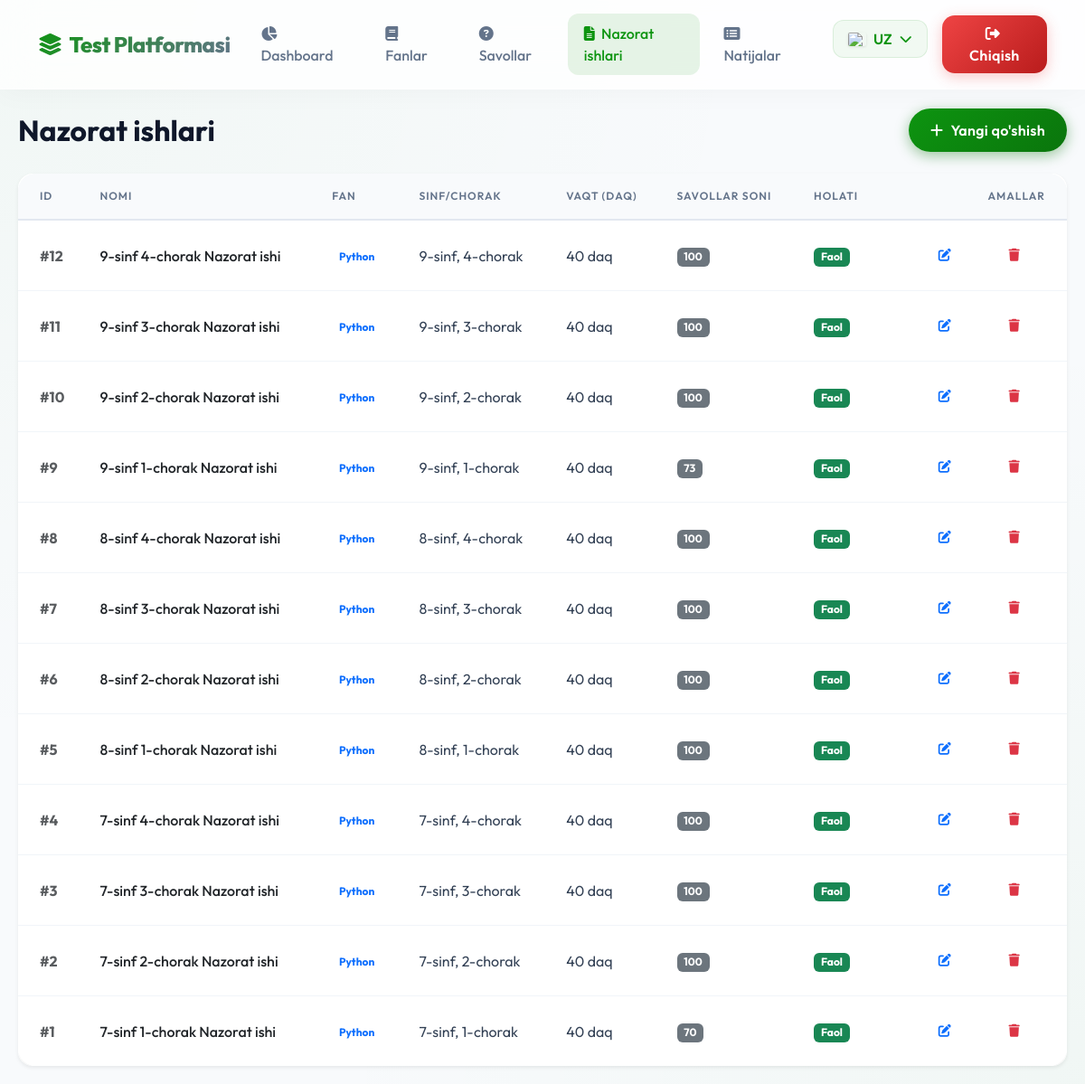
The page /admin/control_works (signed in) on the database as committed earlier.
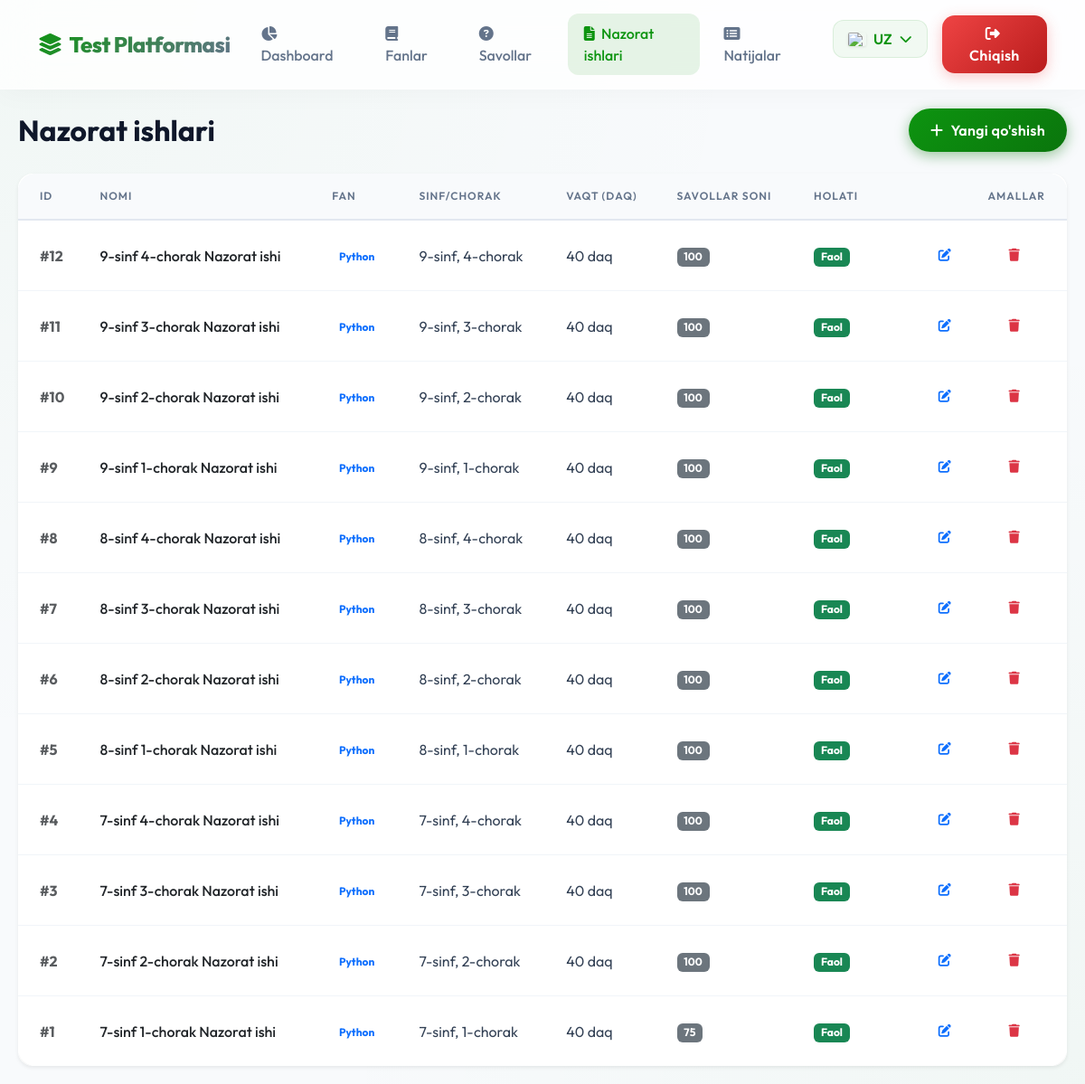
The same page on the database as committed later.
### models.py (models this page shows)
class ControlWork(db.Model):
    id = db.Column(db.Integer, primary_key=True)
    title = db.Column(db.String(100), nullable=False)
    subject_id = db.Column(db.Integer, db.ForeignKey('subject.id'), nullable=False)
    grade = db.Column(db.Integer, nullable=False)
    quarter = db.Column(db.Integer, nullable=False)
    time_limit = db.Column(db.Integer, default=40) # in minutes
    is_active = db.Column(db.Boolean, default=True)
    created_at = db.Column(db.DateTime, default=datetime.utcnow)
    subject = db.relationship('Subject', backref='control_works')
    questions = db.relationship('Question', secondary=control_work_questions, lazy='subquery',
        backref=db.backref('control_works', lazy=True))

class Subject(db.Model):
    id = db.Column(db.Integer, primary_key=True)
    name = db.Column(db.String(50), nullable=False)
    name_ru = db.Column(db.String(50))
    name_en = db.Column(db.String(50))
    grades = db.Column(db.String(20), nullable=False)  # "5,6" yoki "7,8,9"
    is_protected = db.Column(db.Boolean, default=False) # Anti-cheat protection

### routes/admin.py (the view)
@admin_bp.route('/control_works')
def control_works():
    cws = ControlWork.query.order_by(ControlWork.created_at.desc()).all()
    return render_template('admin_control_works.html', control_works=cws)

### routes/admin.py (called while the page is built)
@admin_bp.before_request
def require_login():
    allowed_routes = ['admin.login', 'admin.result_delete']
    if request.endpoint != 'admin.login' and 'admin_id' not in session:
        return redirect(url_for('admin.login'))

### templates/admin_control_works.html (shortened to what this page needs)
{% extends "base.html" %}
{% block content %}
<div class="d-flex justify-content-between align-items-center mb-4">
    <h2 class="fw-bold mb-0">{{ _('Nazorat ishlari') }}</h2>
    <a href="{{ url_for('admin.control_work_add') }}" class="btn btn-primary rounded-pill px-4">
        <i class="fas fa-plus me-2"></i>{{ _('Yangi qo\'shish') }}
    </a>
</div>
<div class="card shadow-sm border-0 rounded-4">
    <div class="card-body p-0">
        <div class="table-responsive">
            <table class="table table-hover align-middle mb-0">
                <thead class="bg-light text-muted">
                    <tr>
                        <th class="ps-4">ID</th>
                        <th>{{ _('Nomi') }}</th>
                        <th>{{ _('Fan') }}</th>
                        <th>{{ _('Sinf/Chorak') }}</th>
                        <th>{{ _('Vaqt (daq)') }}</th>
                        <th>{{ _('Savollar soni') }}</th>
                        <th>{{ _('Holati') }}</th>
                        <th class="text-end pe-4">{{ _('Amallar') }}</th>
                    </tr>
                </thead>
                <tbody>
                    {% for cw in control_works %}
                    <tr>
                        <td class="ps-4 fw-bold text-muted">#{{ cw.id }}</td>
                        <td class="fw-medium text-dark">{{ cw.title }}</td>
                        <td><span class="badge bg-soft-primary text-primary">{{ cw.subject.name }}</span></td>
                        <td>{{ cw.grade }}-{{ _('sinf') }}, {{ cw.quarter }}-{{ _('chorak') }}</td>
                        <td>{{ cw.time_limit }} {{ _('daq') }}</td>
                        <td><span class="badge bg-secondary">{{ cw.questions|length }}</span></td>
                        <td>
                            {% if cw.is_active %}
                            <span class="badge bg-success">{{ _('Faol') }}</span>
                            {% else %}
                            <span class="badge bg-danger">{{ _('Nofaol') }}</span>
                            {% endif %}
                        </td>
                        <td class="text-end pe-4">
                            <a href="{{ url_for('admin.control_work_edit', id=cw.id) }}"
                                class="btn btn-sm btn-outline-primary rounded-circle me-1"
                                title="{{ _('Tahrirlash') }}">
                                <i class="fas fa-edit"></i>
                            </a>
                            <button type="button" class="btn btn-sm btn-outline-danger rounded-circle"
                                onclick="deleteControlWork({{ cw.id }}, this, '{{ cw.title|escape }}')"
                                title="{{ _('O\'chirish') }}">
                                <i class="fas fa-trash"></i>
                            </button>
                        </td>
                    </tr>
                    {% endfor %}
                </tbody>
            </table>
        </div>
    </div>
</div>
{% endblock %}

### templates/base.html (shortened to what this page needs)
<!DOCTYPE html>
<html lang="uz">
<head>
    <link href="https://cdn.jsdelivr.net/npm/bootstrap@5.3.0/dist/css/bootstrap.min.css" rel="stylesheet">
    <link rel="stylesheet" href="https://cdnjs.cloudflare.com/ajax/libs/font-awesome/6.4.0/css/all.min.css">
</head>
<body>
    <nav class="navbar navbar-expand-lg fixed-top">
        <div class="container">
            <a class="navbar-brand" href="{{ url_for('main.index') }}">
                <i class="fas fa-layer-group me-2"></i>Test Platformasi
            </a>
            <div class="collapse navbar-collapse" id="navbarNav">
                <ul class="navbar-nav ms-auto gap-2 align-items-center">
                    {% if session.admin_id %}
                    <li class="nav-item">
                        <a class="nav-link" href="{{ url_for('admin.dashboard') }}">
                            <i class="fas fa-chart-pie me-1"></i> {{ _('Dashboard') }}
                        </a>
                    </li>
                    <li class="nav-item">
                        <a class="nav-link" href="{{ url_for('admin.subjects') }}">
                            <i class="fas fa-book me-1"></i> {{ _('Fanlar') }}
                        </a>
                    </li>
                    <li class="nav-item">
                        <a class="nav-link" href="{{ url_for('admin.questions') }}">
                            <i class="fas fa-question-circle me-1"></i> {{ _('Savollar') }}
                        </a>
                    </li>
                    <li class="nav-item">
                        <a class="nav-link" href="{{ url_for('admin.control_works') }}">
                            <i class="fas fa-file-alt me-1"></i> {{ _('Nazorat ishlari') }}
                        </a>
                    </li>
                    <li class="nav-item">
                        <a class="nav-link" href="{{ url_for('admin.results') }}">
                            <i class="fas fa-list-alt me-1"></i> {{ _('Natijalar') }}
                        </a>
                    </li>
                    <li class="nav-item ms-lg-3">
                        <div class="lang-dropdown">
                            <div class="lang-btn">
                                {% set current_lang = get_locale() %}
                                {% if current_lang == 'uz' %}
                                <img src="https://flagcdn.com/w40/uz.png" class="flag-icon" alt="UZ"> UZ
                                {% elif current_lang == 'ru' %}
                                <img src="https://flagcdn.com/w40/ru.png" class="flag-icon" alt="RU"> RU
                                {% else %}
                                <img src="https://flagcdn.com/w40/gb.png" class="flag-icon" alt="EN"> EN
                                {% endif %}
                                <i class="fas fa-chevron-down small"></i>
                            </div>
                        </div>
                    </li>
                    <li class="nav-item">
                        <a class="btn btn-danger text-white px-4 py-2 ms-2" href="{{ url_for('admin.logout') }}">
                            <i class="fas fa-sign-out-alt me-1"></i> {{ _('Chiqish') }}
                        </a>
                    </li>
                    {% endif %}
                </ul>
            </div>
        </div>
    </nav>
    <div style="height: 100px;"></div>
    <div class="main-container">
        {% block content %}{% endblock %}
    </div>
</body>
</html>

### templates/base.html (style rules this page uses)
:root { --primary: #0d9410; --primary-dark: #0a750c; --secondary: #64748b; --success: #10b981; --danger: #ef4444; --warning: #f59e0b; --dark: #0f172a; --light: #f8fafc; --glass: rgba(255, 255, 255, 0.9); --glass-border: rgba(255, 255, 255, 0.2); --shadow: 0 10px 40px -10px rgba(0, 0, 0, 0.1); }
body { font-family: 'Outfit', sans-serif; background: #f8fafc; background-image: radial-gradient(at 0% 0%, rgba(13, 148, 16, 0.03) 0px, transparent 50%), radial-gradient(at 100% 100%, rgba(13, 148, 16, 0.03) 0px, transparent 50%); background-attachment: fixed; min-height: 100vh; color: var(--dark); }
.main-container { max-width: 1200px; margin: 0 auto; padding: 20px; }
img { -webkit-user-drag: none; -khtml-user-drag: none; -moz-user-drag: none; -o-user-drag: none; user-drag: none; pointer-events: none; }
.card { background: var(--glass); backdrop-filter: blur(12px); -webkit-backdrop-filter: blur(12px); border: 1px solid rgba(255, 255, 255, 0.5); border-radius: 24px; box-shadow: var(--shadow); transition: transform 0.3s cubic-bezier(0.4, 0, 0.2, 1), box-shadow 0.3s ease; overflow: hidden; }
.btn { border-radius: 14px; padding: 12px 28px; font-weight: 600; letter-spacing: 0.3px; transition: all 0.3s cubic-bezier(0.4, 0, 0.2, 1); border: none; position: relative; overflow: hidden; }
.btn-primary { background: linear-gradient(135deg, var(--primary), var(--primary-dark)); box-shadow: 0 4px 15px rgba(10, 117, 12, 0.4); }
.btn-danger { background: linear-gradient(135deg, var(--danger), #b91c1c); box-shadow: 0 4px 15px rgba(239, 68, 68, 0.3); }
.navbar { background: rgba(255, 255, 255, 0.8) !important; backdrop-filter: blur(20px); -webkit-backdrop-filter: blur(20px); box-shadow: 0 4px 30px rgba(0, 0, 0, 0.03); border-bottom: 1px solid rgba(255, 255, 255, 0.3); padding: 15px 0; }
.navbar-brand { font-weight: 800; font-size: 1.5rem; background: linear-gradient(135deg, var(--primary), var(--secondary)); -webkit-background-clip: text; background-clip: text; -webkit-text-fill-color: transparent; letter-spacing: -0.5px; }
.nav-link { font-weight: 500; color: #64748b !important; padding: 10px 18px !important; border-radius: 12px; transition: all 0.3s ease; }
.nav-link:hover, .nav-link.active { color: var(--primary) !important; background: rgba(13, 148, 16, 0.1); }
.table-responsive { border-radius: 20px; box-shadow: 0 4px 6px -1px rgba(0, 0, 0, 0.05); }
.table { background: white; margin-bottom: 0; }
.table thead th { background: #f8fafc; color: #64748b; font-weight: 600; text-transform: uppercase; font-size: 0.75rem; letter-spacing: 1px; padding: 16px; border-bottom: 2px solid #e2e8f0; }
.table tbody td { padding: 16px; vertical-align: middle; border-bottom: 1px solid #f1f5f9; color: #334155; }
.table tbody tr:last-child td { border-bottom: none; }
.lang-dropdown { position: relative; display: inline-block; }
.lang-btn { background: rgba(13, 148, 16, 0.05); border: 1px solid rgba(13, 148, 16, 0.1); color: var(--primary); padding: 8px 16px; border-radius: 12px; font-weight: 600; display: flex; align-items: center; gap: 8px; transition: all 0.3s ease; cursor: pointer; text-decoration: none; }
.flag-icon { width: 20px; height: 15px; object-fit: cover; border-radius: 2px; box-shadow: 0 1px 3px rgba(0, 0, 0, 0.1); }

Rows that differ between the two databases and show on the page:
changed ControlWork "9-sinf 1-chorak Nazorat ishi": questions|length "73" → "100"
changed ControlWork "7-sinf 1-chorak Nazorat ishi": questions|length "70" → "75"
